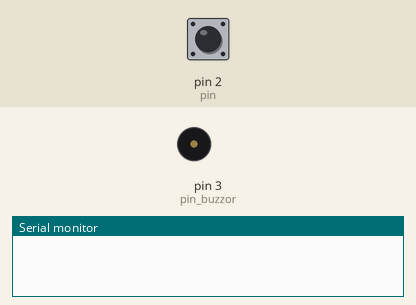
Recording of a sketch running on a simulated Arduino Uno, built with avr-gcc and run on an emulated ATmega328P. Shown: buzzer (waves = sounding, pin HIGH), the last lines printed to the serial monitor. The inputs (shaded band) are chosen by the test bench; at power-on: pin 2 (pin) HIGH.

Above: at 1.2 s.
1.3 s: pin 2 (pin) pulled LOW for 1 s
At 2.05 s:
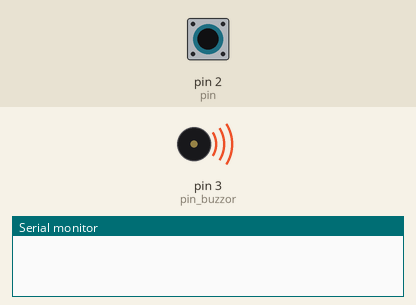
3.8 s: pin 2 (pin) pulled LOW for 3.2 s
At 5.4 s:
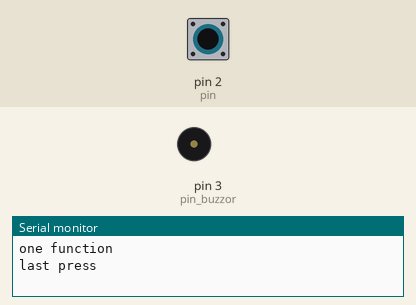
Timing chart, 0 to 6.9 s (numbered marks = the images above; inputs shaded):
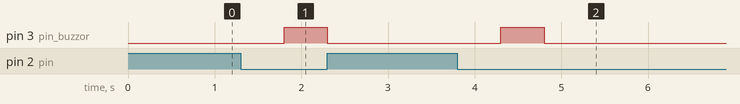

The sketch:

sketch_jul27b.ino
```cpp
const uint8_t pin = 2;
const uint8_t pin_buzzor = 3;
const uint16_t delay_millis_butt = 0;
const uint16_t delay_millis_last_press = 1000;
const uint16_t many_press_delay = 400;
void setup() {
  // put your setup code here, to run once:
pinMode(pin, INPUT_PULLUP);
pinMode(pin_buzzor, OUTPUT);
Serial.begin(9600);
}

void loop() {
  // put your main code here, to run repeatedly:
ButtonControl();
}


void ButtonControl(){
static uint32_t last_millis = 0;
static uint32_t butt_millis = 0;
static uint32_t many_press_millis = 0;
static uint8_t noner_many_press = 0;
static bool butt_flag = 0;
static bool last_flag = 0;
bool butt;
butt = !digitalRead(pin);
if (butt == 1 && butt_flag == 0 && millis() - butt_millis > delay_millis_butt){
  butt_millis = millis();
  butt_flag = 1;
  last_millis = millis();
  last_flag = 1;
}
if (butt == 1 && butt_flag == 1 && millis() - last_millis > delay_millis_last_press/2 && last_flag == 1){
digitalWrite(pin_buzzor, 1);
  if (millis() - last_millis > delay_millis_last_press){
    last_flag = 0;
    last_press_function();
    digitalWrite(pin_buzzor, 0);
  }
}
if (butt == 0 && butt_flag == 1 && millis() - butt_millis > delay_millis_butt){
  if (last_flag == 1){
    noner_many_press++;
     last_flag = 0;
     many_press_millis = millis();
     digitalWrite(pin_buzzor, 0);
  }
  butt_flag = 0;
  butt_millis = millis();
}
if (millis() - many_press_millis > many_press_delay && noner_many_press > 0){
press_function(noner_many_press);
noner_many_press = 0;
}
}


void last_press_function(){
  Serial.println("last press");
}

void press_function(uint8_t press){
switch(press){
  case 1:{ Serial.println("one function"); break;}
    case 2:{ Serial.println("two function"); break;}
      case 3:{ Serial.println("three function"); break;}
        case 4:{ Serial.println("four function"); break;}
          case 5:{ Serial.println("five function"); break;}
            case 6:{ Serial.println("six function"); break;}
              case 7:{ Serial.println("seven function"); break;}
                case 8:{ Serial.println("eight function"); break;}
                  case 9:{ Serial.println("nine function"); break;}
                    case 10:{ Serial.println("ten function"); break;}
                    default:{ Serial.println("no function"); break;}
}
}
```

Measured:
- after the input at 1.3 s, pin 3 (pin_buzzor): LOW → HIGH after 0.50 s, → LOW 0.50 s later
- after the input at 3.8 s, pin 3 (pin_buzzor): LOW → HIGH after 0.50 s, → LOW 0.50 s later
